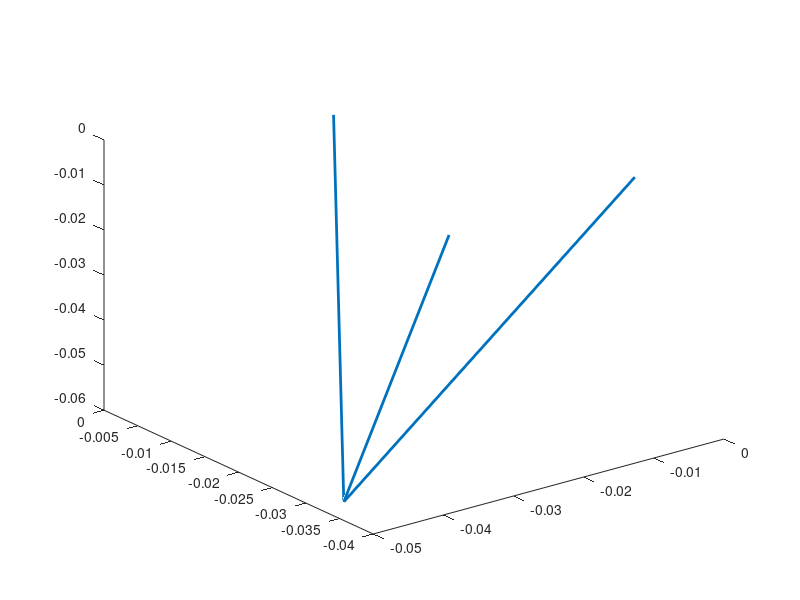

Reproduce this figure in MATLAB. (Note: this script raises an error after producing the figure.)

% input
theta_i = [pi/2 pi/2 pi/2 pi/2];
% theta_i = [0 0 0 0];
W_i = [0; 0; 0.2];

% constant
muZero = 4 * pi * power(10,-7);
O = [0; 0; 0];
P_l = 0.156 * cos(pi/6);
P_h = 0.156 * sin(pi/6);
P_i = transpose([P_l 0 P_h; 0 P_l P_h; -P_l 0 P_h; 0 -P_l P_h]);
beta_i = [0 1*pi/2 2*pi/2 3*pi/2];
gamma_i = (pi/3 + pi/2) * [1 1 1 1]; %150 degrees
m_magnitude = 1000;


% for i = 1:4
%     R_i(:,:,i) = rotz(beta_i(i)) * roty(gamma_i(i));
%     m_i(:,i) = R_i(:,:,i) * [cos(theta_i(i)); sin(theta_i(i)); 0];
%     r_i(:,i) = W_i - P_i(:,i);
%     B_i(:,i) = muZero / (4 * pi) * m_magnitude / (norm(r_i(:,i))^3) * (3*(r_i(:,i) * transpose(r_i(:,i))) - eye(3)) * m_i(:,i);    
% end


for n = 1:4
    R_i(:,:,n) = rotz(beta_i(n)) * roty(gamma_i(n));
    m_i(:,n) = R_i(:,:,n) * [cos(theta_i(n)); sin(theta_i(n)); 0];
    
    for i = 1:5
        for j = 1:5
            for k = 1:5
                testpoint_ijk(:,i,j,k) = [-0.03 + 0.01*i; -0.03 + 0.01*j; -0.03 + 0.01*k]; 
                hold on;
%                 plot3(testpoint_ijk(1,i,j,k),testpoint_ijk(2,i,j,k),testpoint_ijk(3,i,j,k),'.');
                view(3);
                r_i(:,i,j,k,n) = testpoint_ijk(:,i,j,k) - P_i(:,n);
                B_i(:,i,j,k,n) = muZero / (4 * pi) * m_magnitude / (norm(r_i(:,i,j,k,n))^3) * (3*(r_i(:,i,j,k,n) * transpose(r_i(:,i,j,k,n)))/norm(r_i(:,i,j,k,n))^2 - eye(3)) * m_i(:,n);
                
                if n == 1
                    B_itotal(:,i,j,k) = B_i(:,i,j,k,n);
                else        
                B_itotal(:,i,j,k) = B_itotal(:,i,j,k) + B_i(:,i,j,k,n);
                end
                
                
                if n == 4
                B_itotal(:,i,j,k) = B_itotal(:,i,j,k)*0.5;
                quiver3(testpoint_ijk(1,i,j,k),testpoint_ijk(2,i,j,k),testpoint_ijk(3,i,j,k),10*B_itotal(1,i,j,k),10*B_itotal(2,i,j,k),10*B_itotal(3,i,j,k),'LineWidth',2,'MaxHeadSize',0.8,'AlignVertexCenters','on');
                xlabel('x (m)');
                ylabel('y (m)');
                zlabel('z (m)');
                view(50,25);
                title('magnetic field simulation, theta = 90','FontSize',16);
                end
            end
        end
    end
    
%     R_i(:,:,n) = rotz(beta_i(n)) * roty(gamma_i(n));
%     m_i(:,n) = R_i(:,:,n) * [cos(theta_i(n)); sin(theta_i(n)); 0];
%     r_i(:,n) = W_i - P_i(:,i);
%     B_i(:,n) = muZero / (4 * pi) * m_magnitude / (norm(r_i(:,i))^3) * (3*(r_i(:,i) * transpose(r_i(:,i))) - eye(3)) * m_i(:,i);
    
    
end
% B = transpose(sum(transpose(B_i)))






